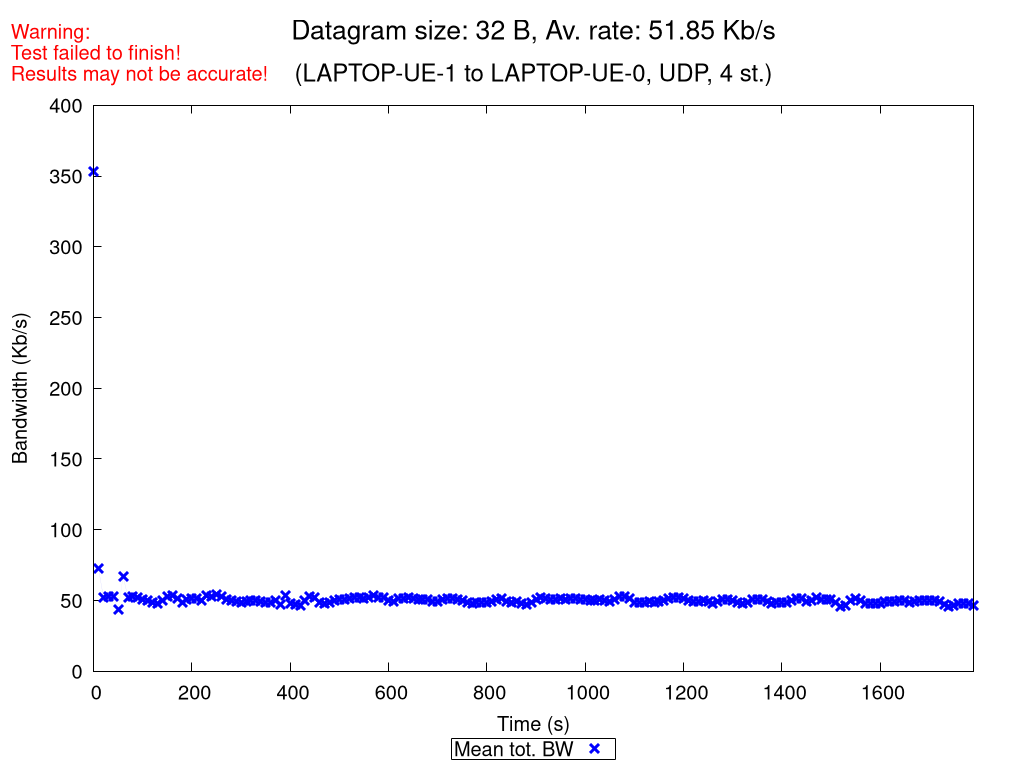

The script that saved this image:
set terminal pngcairo nocrop enhanced size 1024,768 font "Verdana,15"
set output "UDP_4_st_2020_10_18_09-41-26_two2one_00032B.png"

set title "{/=20 Datagram size: 32 B, Av. rate: 51.85 Kb/s}\n\n{/=18 (LAPTOP-UE-1 to LAPTOP-UE-0, UDP, 4 st.)}"
set label "Warning:\nTest failed to finish!\nResults may not be accurate!" at screen 0.01, screen 0.96 tc rgb "red"

set xlabel "Time (s)"
set ylabel "Bandwidth (Kb/s)"
set ytics nomirror
set key bmargin center horizontal box samplen 1 width -1
set bmargin 4.6
set rmargin 4.5

rf = 1000.0  # rate factor
set style fill transparent solid 0.2 noborder
set autoscale xfix
plot "UDP_4_st_2020_10_18_09-41-26_two2one_00032B_iperf_processed.dat" using 1:($2/rf-$3/rf):($2/rf+$3/rf) with filledcurves lc rgb "blue" notitle, \
     "" using 1:($2/rf) with points pt 2 ps 1.5 lw 3 lc rgb "blue" title "Mean tot. BW", \
